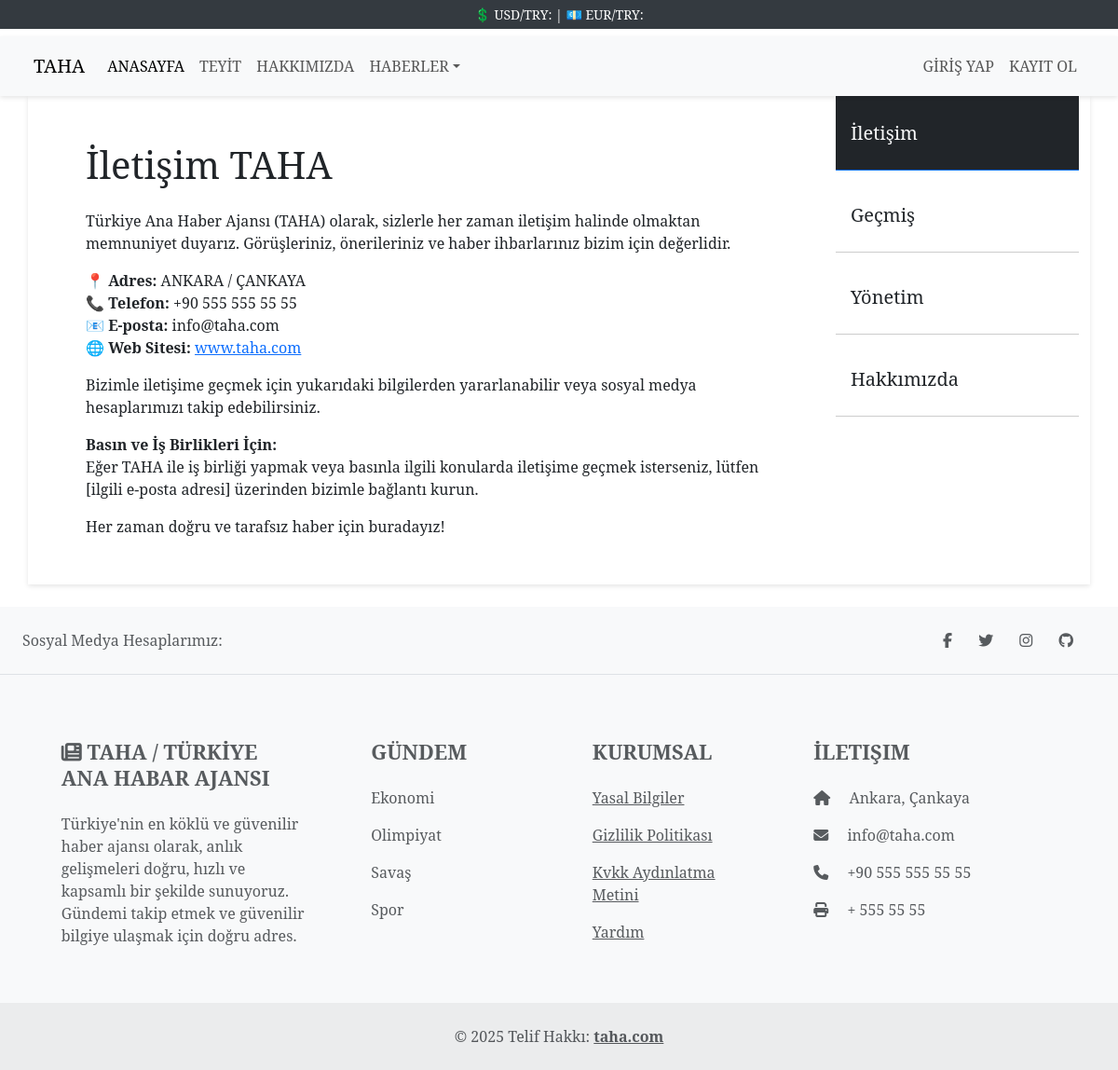
Screenshot of /about/category/1/ with the database file from the repository.
### taha/models.py (models this page shows, shortened)
class AboutContent(models.Model):
    title = models.CharField(max_length=200)
    image = models.ImageField(upload_to='about_images/')
    description = RichTextField()
    category = models.ForeignKey('Category', related_name="contents", on_delete=models.CASCADE, null=True, blank=True)
    slug = models.SlugField(null=False, blank=True, unique=True, db_index=True, editable=False)

class Category(models.Model):
    name = models.CharField(max_length=100)
    slug = models.SlugField(null=False,blank=True,unique=True,db_index=True,editable=False)

### taha/views.py (the view)
# urls.py: path('about',views.about, name="about"),
def about(request, category_id=None):
    if category_id:
        about_content = AboutContent.objects.filter(category_id=category_id)
    else:
        about_content = AboutContent.objects.all()
    categories = Category.objects.all()
    return render(
        request,
        "about.html",
        {
            "about_content": about_content,
            "categories": categories,
            "category_id": category_id,
        },
    )

### taha/templates/about.html (shortened to what this page needs)
{% extends "base.html" %} {% load static %} {% block title %}Hakkımızda - Taha{% endblock %} {% block content %}
<div class="container container-contact">
	<div class="row mb-4">
		<div class="col-12 col-md-9" style="height: auto">
			<div class="container-content">
                {% for content in about_content %}
                <h1 class="mb-4">{{ content.title }}</h1>
                <p class="h4 mb-4">{{ content.description|safe }}</p>
                {% endfor %}
            </div>
		</div>
		{% include 'partials/_list.html' %}
	</div>
</div>
{% endblock %}

### taha/templates/partials/_list.html
<div class="col-12 col-md-3" style="height: auto">
    <div class="list-group" style="height: 500px">
        {% for category in categories %}
            <a href="{% url 'filtered_about' category.id %}" class="list-group-item list-group-item-action h5 {% if category.id == category_id %}active bg-dark text-light{% endif %}">
               {{ category.name|title }}
            </a>
        {% endfor %}
    </div>
</div>

### taha/static/css/style.css (style rules this page uses)
body { font-family: 'Noto Serif', serif; }
.row { margin-bottom: 20px; }
p, h1, h2, h3, h4, h5, h6 { font-family: 'Noto Serif', serif; }

### taha/static/css/contactstyle.css (style rules this page uses)
.container-content { margin: 50px; }
.container-contact { box-shadow: 0px 2px 5px rgba(0, 0, 0, 0.1); }
.list-group { height: 100px; border-radius: 0; display: flex; }
.list-group-item { height: 5rem; border: none; border-bottom: 1px solid #ccc; padding: 1rem; display: flex; align-items: center; }

### account/static/account/css/style.css (style rules this page uses)
body { font-family: 'Noto Serif', serif; }
h1 { font-weight: 43rem; }

### rows the page displays
AboutContent: title "İletişim TAHA", description "Türkiye Ana Haber Ajansı (TAHA) olarak, sizlerle her zaman iletişim halinde olmaktan memnuniyet duyarız. Görüşleriniz, önerileriniz ve haber ihbarlarınız bizim için değerlidir. 📍 Adres: ANKARA / ÇANKAYA 📞 Telefon: +90 555 555 55 55 📧 E-posta: info@taha.com 🌐 Web Sitesi: www.taha.com Bizimle iletişime geçmek için yukarıdaki bilgilerden yararlanabilir veya sosyal medya hesaplarımızı takip edebilirsiniz. Basın ve İş Birlikleri İçin: Eğer TAHA ile iş birliği yapmak veya basınla ilgili konularda iletişime geçmek isterseniz, lütfen [ilgili e-posta adresi] üzerinden bizimle bağlantı kurun. Her zaman doğru ve tarafsız haber için buradayız!"
Category: name "İletişim"
Category: name "Geçmiş"
Category: name "Yönetim"
Category: name "Hakkımızda"
